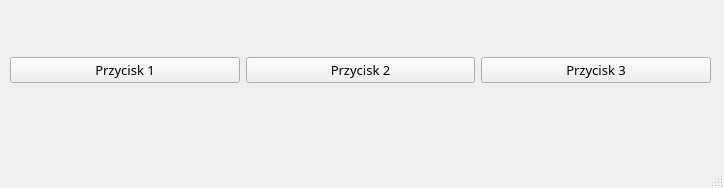
<?xml version="1.0" encoding="UTF-8"?>
<ui version="4.0">
 <class>MainWindow</class>
 <widget class="QMainWindow" name="MainWindow">
  <property name="geometry">
   <rect>
    <x>0</x>
    <y>0</y>
    <width>724</width>
    <height>188</height>
   </rect>
  </property>
  <property name="maximumSize">
   <size>
    <width>1200</width>
    <height>800</height>
   </size>
  </property>
  <property name="font">
   <font>
    <family>MV Boli</family>
    <pointsize>10</pointsize>
   </font>
  </property>
  <property name="windowTitle">
   <string>Moja aplikacja</string>
  </property>
  <widget class="QWidget" name="centralwidget">
   <widget class="QWidget" name="horizontalLayoutWidget">
    <property name="geometry">
     <rect>
      <x>10</x>
      <y>10</y>
      <width>701</width>
      <height>121</height>
     </rect>
    </property>
    <layout class="QHBoxLayout" name="horizontalLayout">
     <item>
      <widget class="QPushButton" name="pushButton_3">
       <property name="text">
        <string>Przycisk 1</string>
       </property>
       <property name="icon">
        <iconset>
         <normaloff>../../../../../../../PROFIL/OneDrive/Projects/E-rail/iko/edit-validated-icon.png</normaloff>../../../../../../../PROFIL/OneDrive/Projects/E-rail/iko/edit-validated-icon.png</iconset>
       </property>
       <property name="iconSize">
        <size>
         <width>32</width>
         <height>32</height>
        </size>
       </property>
       <property name="shortcut">
        <string>Ctrl+S</string>
       </property>
      </widget>
     </item>
     <item>
      <widget class="QPushButton" name="pushButton_2">
       <property name="text">
        <string>Przycisk 2</string>
       </property>
       <property name="icon">
        <iconset>
         <normaloff>../../../../../../../PROFIL/OneDrive/Projects/E-rail/iko/Actions-edit-delete-icon.png</normaloff>../../../../../../../PROFIL/OneDrive/Projects/E-rail/iko/Actions-edit-delete-icon.png</iconset>
       </property>
       <property name="iconSize">
        <size>
         <width>32</width>
         <height>32</height>
        </size>
       </property>
       <property name="shortcut">
        <string>Ctrl+F</string>
       </property>
      </widget>
     </item>
     <item>
      <widget class="QPushButton" name="pushButton">
       <property name="text">
        <string>Przycisk 3</string>
       </property>
       <property name="icon">
        <iconset>
         <normaloff>../../../../../../../PROFIL/OneDrive/Projects/E-rail/iko/add-icon.png</normaloff>../../../../../../../PROFIL/OneDrive/Projects/E-rail/iko/add-icon.png</iconset>
       </property>
       <property name="iconSize">
        <size>
         <width>32</width>
         <height>32</height>
        </size>
       </property>
      </widget>
     </item>
    </layout>
   </widget>
  </widget>
  <widget class="QMenuBar" name="menubar">
   <property name="geometry">
    <rect>
     <x>0</x>
     <y>0</y>
     <width>724</width>
     <height>27</height>
    </rect>
   </property>
  </widget>
  <widget class="QStatusBar" name="statusbar"/>
 </widget>
 <resources/>
 <connections/>
</ui>
